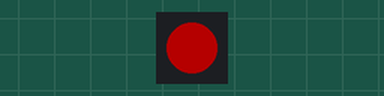
Recording of a sketch running on a simulated ESP32-S3. Parts: 1 RGB LEDs in strip order, left to right. Dim RGB values are drawn brighter than linear; what the sketch prints to the serial monitor is not drawn.

Above: at 0.2 s.
At 0.7 s:
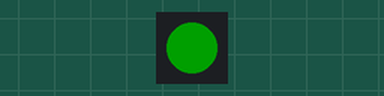
At 2.7 s:
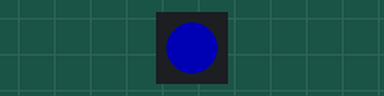
Timing chart, 0 to 3.5 s (numbered marks = the images above):
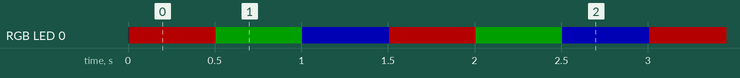

The sketch:

02_Simple_TCPServer.ino
```cpp
/************************************************************************************
 * 最简单的TCP服务器实现
 * 备注: (1) 只能实现一个服务器的连接操作
 *       (2) client中的readString()方法工作不理想，有待解决
************************************************************************************/


#include "WiFi.h"
#include "FastLED.h"

const char *Ssid = "ESP32_S3_Server";
const char *PassWord = "SaligiaYZK";
const int LocalPort = 1688;

/************************************************************************************
 * 函数: taskRGB()
 * 作用：用于控制RGB灯珠
 * 备注：（1）本开发板使用WS2812B，为无时钟线的RGB灯珠；
 *      （2）详细设置见https://github.com/FastLED/FastLED/blob/master
************************************************************************************/
void taskRGB(void *arg) {
  const int ledPin = 48;
  const int ledNum = 1;
  CRGB leds[ledNum];
  FastLED.addLeds<NEOPIXEL, ledPin>(leds, ledNum);
  FastLED.setBrightness(64);

  const TickType_t xFreq = 500;   // 使用绝对任务延时
  TickType_t xLastWakeTime = xTaskGetTickCount();
  for (;;) {
    leds[0] = CRGB::Red;FastLED.show();vTaskDelayUntil(&xLastWakeTime, xFreq);
    leds[0] = CRGB::Green;FastLED.show();vTaskDelayUntil(&xLastWakeTime, xFreq);
    leds[0] = CRGB::Blue;FastLED.show();vTaskDelayUntil(&xLastWakeTime, xFreq);
  }
}

/************************************************************************************
 * 函数: taskTCP()
 * 作用：用于连接其他客户端，并实现与客户端的通讯
 * 待解决问题：目前只能连接一个设备，同时只接受一个字符
************************************************************************************/
void taskTCP(void *arg) {
  // 创建WIFI热点
  while (!WiFi.softAP(Ssid, PassWord)) {
    Serial.println("Retrying...");
    vTaskDelay(500);
  }
  Serial.println("WiFi established!");

  // 建立TCP服务器
  WiFiServer server(LocalPort);
  server.begin();
  Serial.println("TCP Server started!");
  Serial.print("Access point: ");Serial.println(Ssid);
  Serial.print("IP address: ");Serial.println(WiFi.softAPIP());

  // 连接客户端并处理相关工作
  // 目前只连接一个客户端，每次只能读取一个字符
  for (;;) {
    WiFiClient client = server.available();
    if (client) {
      client.write("Connection to ESP32-S3 is established!\r\n");
      Serial.println("Client connected!");
      while (client.connected()) {
        if (client.available()) {
//          char tmp[30];
//          Serial.println(client.readString());
//          String recvData = client.readString();
//          recvData.toCharArray(tmp, recvData.length());
//          Serial.print("Get info from client: ");Serial.println(tmp);
//          client.print("Get info: ");client.println(tmp);

            char c = client.read();
            Serial.print("Get info from client: ");Serial.println(c);
            client.print("Get info: ");client.println(c);
        }
      }
      client.stop();
      Serial.println("Client disconnected!");
    }
  }
}

/************************************************************************************
 * 函数: deadLoop()
 * 作用：用于验证Core0上存在于IDLE(0)进程中的看门狗
************************************************************************************/
void deadLoop(void *arg) {
  for (;;) {
  }
}

void setup() {
  Serial.begin(115200);
  Serial.print("Chip model = ");Serial.println(ESP.getChipModel());
  Serial.print("Avaliable cores: ");Serial.println(ESP.getChipCores());
  Serial.println(" ");

  // 创建网络服务器
  xTaskCreate(taskTCP, "TCP Server", 1024 * 4, nullptr, 2, nullptr);

  // RGB灯闪烁
  xTaskCreate(taskRGB, "RGB Blink", 1024 * 2, nullptr, 2, nullptr);

  // 验证看门狗
  // xTaskCreatePinnedToCore(deadLoop, "Dead Loop", 1024 * 2, nullptr, 5, nullptr, 0);
}

void loop() {
  // 删除loopBack()任务，节约资源
  vTaskDelete(nullptr);
}
```

Measured:
- by itself, RGB LED 0: repeats every 1.5 s: RGB(0, 32, 0) 0.50 s, RGB(0, 0, 64) 0.50 s, RGB(64, 0, 0) 0.50 s
- by itself, everything shown: repeats every 1.5 s, in 3 steps
